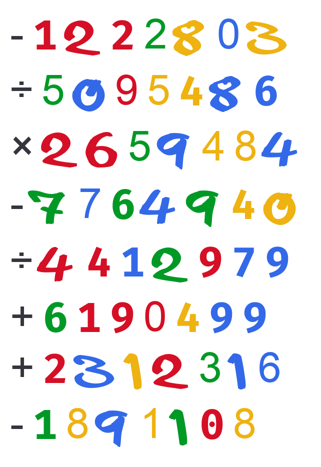
#> input picture hackattic/visual_basic_math/math_problem.png, 321 x 467 px
$ python -i solve.py   (imports and definitions only)
#> lines starting #> are read from the running program, lines starting #| are printed output that depends on the picture
import json
import os
from pathlib import Path
import re
import urllib.request
from PIL import Image, ImageEnhance, ImageFilter
import pytesseract

SCRIPT_DIR = Path(__file__).resolve().parent
HACKATTIC_DIR = SCRIPT_DIR.parent
BASE_URL = "https://hackattic.com/challenges/visual_basic_math"


# [29 lines left out: functions get_token, get_problem, download_image, not called in this run]


def read_image(path):
#> called with path = 'math_problem.png'
    image = Image.open(path).convert("L")
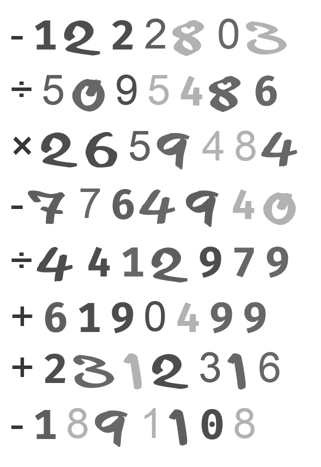
#> image: PIL image 321x467 L; min 36, max 255, mean 232.9
    pixels = image.load()
    bands = []
    in_band = False
    for y in range(image.height):
        has_ink = any(pixels[x, y] < 245 for x in range(image.width))
        if has_ink and not in_band:
            start = y
            in_band = True
        elif not has_ink and in_band:
            bands.append((start, y))
            in_band = False
#> this loop made 467 passes
#> has_ink on passes 1 to 12: False, False, False, False, False, False, False, False, False, False, False, False
#> after the loop, bands = [(18, 56), (74, 112), (130, 170), (188, 227), (246, 283), (300, 334), (352, 390), (408, 447)]; in_band = False; start = 408
    if in_band:
        bands.append((start, image.height))

    if len(bands) != 8:
        raise ValueError(f"Expected 8 image rows, detected {len(bands)}")

    rows = []
    for start, end in bands:
        top = max(0, start - 4)
        bottom = min(image.height, end + 4)
        row = image.crop((0, top, image.width, bottom))
        row = row.resize((row.width * 4, row.height * 4), Image.Resampling.LANCZOS)
        row = ImageEnhance.Contrast(row).enhance(2).filter(ImageFilter.SHARPEN)
        rows.append(
            pytesseract.image_to_string(
                row,
                config="--psm 7 -c tessedit_char_whitelist=+-*/xX÷0123456789",
            ).strip()
        )
#> this loop made 1 pass
#> (start, end, top, bottom) on pass 1: (18, 56, 14, 60)
#> pass 1, in read_image, `row = image.crop((0, top, image.width, bottom))`:
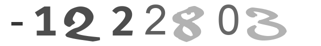
#> row: PIL image 321x46 L; min 37, max 255, mean 228.3
#> pass 1, in read_image, `row = row.resize((row.width * 4, row.height * 4), Image.Resampling.LAN..`:
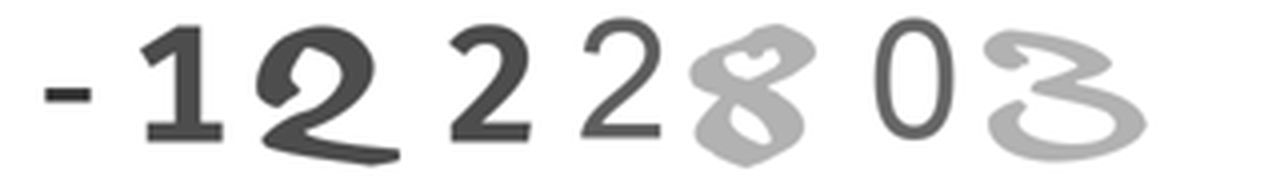
#> row: PIL image 1284x184 L; min 28, max 255, mean 228.1
#> pass 1, in read_image, `row = ImageEnhance.Contrast(row).enhance(2).filter(ImageFilter.SHARPEN)`:
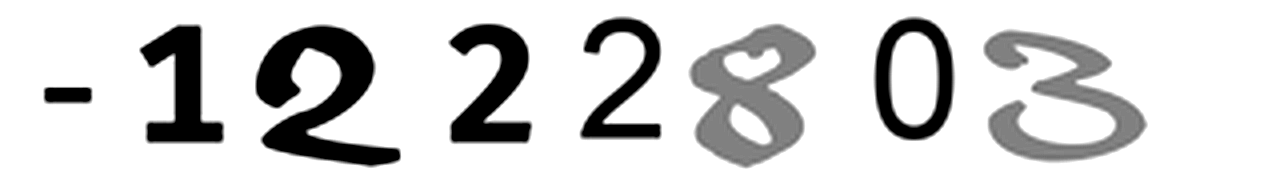
#> row: PIL image 1284x184 L; min 0, max 255, mean 214.4
#> after the loop, rows = []
    return "\n".join(rows)


# [75 lines left out: functions parse_operations, apply_operations, submit, main, not called in this run]


# [2 lines not run here, left out]

#> (the run stopped early here; a loop or call above may not have finished)
